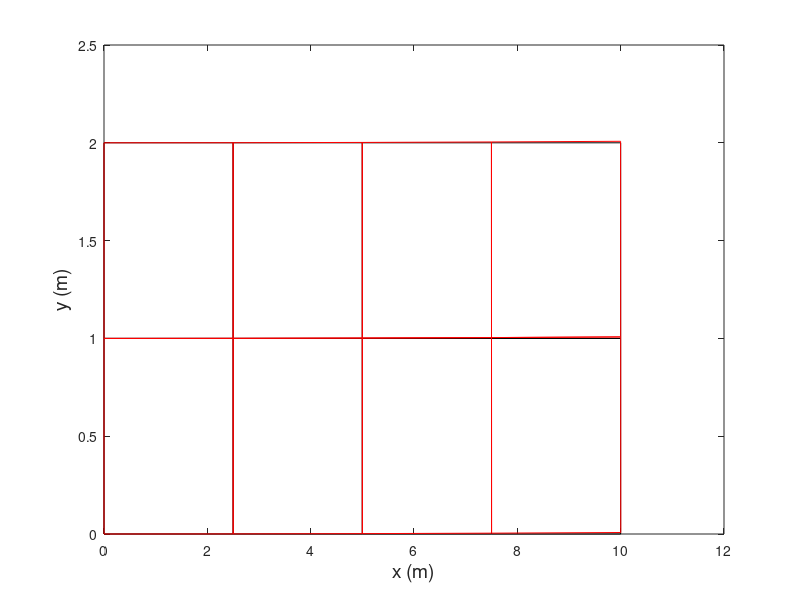

This chart was generated by the following MATLAB code:
clear all; close all;

% Setting parameters for solid
E = 1500;          % Youngs Mod
v = 0.499;
height = 2;
Length = 10;              % length of bar
% 
lamb = E*v/((1+v)*(1-2*v));
mu = E/(2*(1+v));
Dmu = [2*mu 0 0;0 2*mu 0;0 0 mu];

f_ = 10;
% f = 1;    g = v;   a=E/(1-v^2); q=(1-v)/2;
% D = a*[f g 0;g f 0;0 0 q];
%disp(D);


nel_y = 2;   nnp_y = nel_y + 1;     % number of elem and nodes in y-dir
nel_x = 4;  nnp_x = nel_x + 1;     % number of elem and nodes in x-dir
nel = nel_y * nel_x;                % number total elem
nnp = nnp_y * nnp_x;                % number total nodes
L_e = min(height/nel_y,Length/nel_x);         % element length in x-dir
dof = 2*(nel_y+1)*(nel_x+1);      % size of M and K matrices 

NPxy = zeros(2,nnp);            % Nodal point x and y values
ICA = zeros(nel,4);             % Nodal Interconnectivity Matrix
MCA = zeros(nel,8);             % Nodal xy Interconnectivity Matrix
Ess_BC_y = zeros(1,nnp);            % y Essential boundary vetor
Ess_BC_x = zeros(1,nnp);            % x Essential boundary vetor
Nat = zeros(1,nnp);             % Natural boundary vetor

EBC_yCount = 0;
EBC_xCount = 0;

% Algorithm for flagging Nodal Boundary Conditions
for np = 1:nnp
    NPxy(1,np) = EBC_xCount*Length/nel_x;
    if NPxy(1,np) == 1
        Nat(1,np) = 1;
    else if NPxy(1,np) == 0
            Ess_BC_x(1,np) = 1;
        end
    end 
    NPxy(2,np) = (nnp_y-1-EBC_yCount)*height/(nnp_y-1);
    if NPxy(2,np) == 0 && NPxy(1,np) == 0
        Ess_BC_y(1,np) = 1;
    end 
    if EBC_yCount == nnp_y-1
        EBC_yCount = 0;
        EBC_xCount = EBC_xCount+1; 
    else
        EBC_yCount = EBC_yCount+1;
    end
end
colmCor = 0;  % Corrector for connectivity matrices based on column counter
colmCount = 1;   % Counter for the number of columns of elements (el x-dir)
% Algorithm for generating connectivity matrices
for np = 1:nel
    ICA(np,1) = np + (colmCor);
    MCA(np,1) = (np + (colmCor))*2-1;
    MCA(np,2) = (np + (colmCor))*2;
    
    ICA(np,2) = np+1 + (colmCor);
    MCA(np,3) = (np+1 + (colmCor))*2-1;
    MCA(np,4) = (np+1 + (colmCor))*2;
    
    ICA(np,3) = np+1+nnp_y + (colmCor);
    MCA(np,5) = (np+1+nnp_y + (colmCor))*2-1;
    MCA(np,6) = (np+1+nnp_y + (colmCor))*2;
    
    ICA(np,4) = np +nnp_y + (colmCor);
    MCA(np,7) = (np+nnp_y + (colmCor))*2-1;
    MCA(np,8) = (np+nnp_y + (colmCor))*2;
    
    if colmCount == nnp_y-1
        colmCount = 1;
        colmCor = colmCor+1;
    else
        colmCount = colmCount+1;
    end
end
   
elx = zeros(nel,5);
ely = zeros(nel,5);

hh = waitbar(0,'Building Stiffness and Mass Matrices. Please Wait...');

GP = [-1/sqrt(3)  1/sqrt(3)]; % 2 point***********
W = [1  1];    % 2 point ************
% GP = [-.7745966692 0 .7745966692]; % 3 point
% W = [.5555555556 .8888888889 .5555555556];    % 3 point
% GP = [-.8611363116 -.3399810436 .8611363116 .3399810436]; % 4 point
% W = [.3478548451 .6521451549 .3478548451 .6521451549];    % 4 point

    F = zeros(dof,1);
    KG = zeros(dof);
figure(1)
for el = 1:nel
    for i=1:4
        elx(el,i) = NPxy(1,ICA(el,i));
        ely(el,i) = NPxy(2,ICA(el,i));

        if i==1
            elx(el,5) = NPxy(1,ICA(el,i));
            ely(el,5) = NPxy(2,ICA(el,i));
        end
    end
    plot (elx(el,1:5), ely(el,1:5),'Color','k')
    set(gcf, 'Visible', 'off')
    hold on
    
    xe1 = elx(el,1); ye1 = ely(el,1);
    xe2 = elx(el,2); ye2 = ely(el,2);
    xe3 = elx(el,3); ye3 = ely(el,3);
    xe4 = elx(el,4); ye4 = ely(el,4);
    
        h = ye1-ye2;

    xy_e = transpose(NPxy(1:2,ICA(el,1:4)));

    K_e = zeros(8);
    KL_e = zeros(8,8);
    F_e = zeros(8,1);
    for i=1:max(size(GP))
        for j=1:max(size(GP))

            psi = GP(j);
            eta = GP(i);

            GN = .25*[eta-1 1-eta 1+eta -eta-1;psi-1 -psi-1 1+psi 1-psi];
            J = GN*xy_e;
            detJ = det(J);            
         
            BB = J\GN;       % compute the derivative of the shape functions

            B1x = BB(1,1); B2x = BB(1,2); B3x = BB(1,3); B4x = BB(1,4);

            B1y = BB(2,1); B2y = BB(2,2); B3y = BB(2,3); B4y = BB(2,4);
        
            B = [ B1x      0     B2x     0      B3x    0      B4x     0  ;
                0     B1y     0     B2y      0     B3y     0      B4y; 
              B1y     B1x    B2y    B2x     B3y    B3x    B4y     B4x];
            
            L_e = [B1x B1y, B2x B2y, B3x B3y, B4x B4y];
       
            K_e = K_e + W(i)*W(j)*(B'*Dmu*B)*detJ;
            KL_e = KL_e + lamb*W(i)*W(j)*(L_e)'*L_e*detJ;

        end
        eta=1;
        N1 = .25*(1-psi)*(1-eta);
        N2 = .25*(1+psi)*(1-eta);
        N3 = .25*(1+psi)*(1+eta);
        N4 = .25*(1-psi)*(1+eta);
       
        N = [N1 0 N2 0 N3 0 N4 0;0 N1 0 N2 0 N3 0 N4];

        if Nat(ICA(el,4)) == 1
            F_e = F_e + W(i)*W(j)*N'*[1; 0]*h/2;
        end
    end
    KG(MCA(el,1:8),MCA(el,1:8)) = KG(MCA(el,1:8),MCA(el,1:8)) + K_e + KL_e;
    F(MCA(el,1:8),1) = F(MCA(el,1:8),1) + F_e;
    waitbar(el/nel);
end
close(hh);

for np = 1:nnp
    if Ess_BC_x(np) == 1
        KG(np*2-1,:) = 0;
        KG(:,np*2-1) = 0;
        KG(np*2-1,np*2-1) = 1;
    end
    if Ess_BC_y(np) == 1
        KG(np*2,:) = 0;
        KG(:,np*2) = 0;
        KG(np*2,np*2) = 1;
    end
end

%K = sparse(K);
F(2) = 0;
F(dof-5) = -f_*1/3;
F(dof-1) = f_*1/3;
S=1;
d = S*KG\F;

for el = 1:nel
    for i=1:4
        elx(el,i) = elx(el,i)+ d(ICA(el,i)*2-1);
        ely(el,i) = ely(el,i) +d(ICA(el,i)*2);

        if i==1
            elx(el,5) = elx(el,5)+d(ICA(el,i)*2-1);
            ely(el,5) = ely(el,5)+d(ICA(el,i)*2);
        end
    end
    plot (elx(el,1:5), ely(el,1:5),'Color','r')
    set(gcf, 'Visible', 'off')
    hold on
end
%axis([-.1 10.1 -.1 2.1])
set(gcf, 'Visible', 'on')
xlabel({'x (m)'},'FontWeight','normal','FontSize',14);
% Create ylabel
ylabel({'y (m)'},'FontWeight','normal'...
    ,'FontSize',14);

x= 10;
y=2;
u_xy = 2*f_*(1-v^2)/(E*height)*x*(height/2-y);
disp('Analytical x displacement = ')
disp(u_xy)
disp('FE x displacement = ')
disp(d(13*2-1))
v_xy = f_*(1-v^2)/(E*height)*(x^2+v/(1-v)*y*(y-height));
disp('Analytical y displacement = ')
disp(v_xy)
disp('FE x displacement = ')
disp(d(13*2))